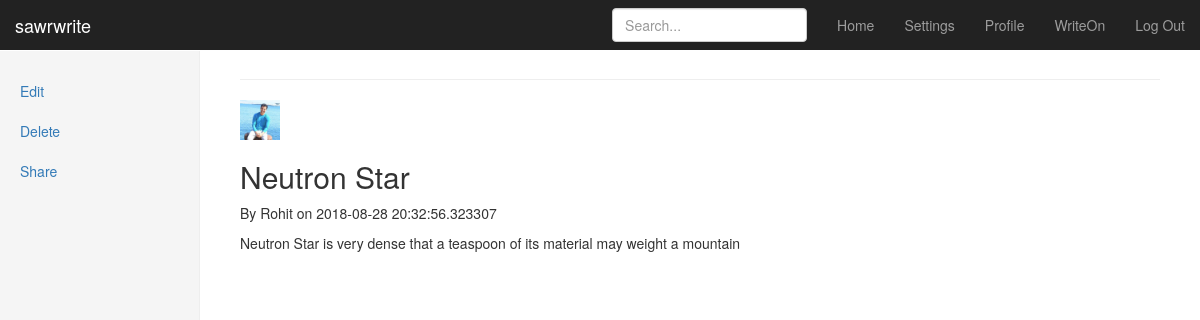
The page /2 (signed in) on the database its author committed.
### app/app.py (models this page shows)
class Post(UserMixin, db.Model):
	id = db.Column(db.Integer, primary_key=True)
	title = db.Column(db.String(100), nullable=False)
	date_posted = db.Column(db.DateTime, nullable=False, default=datetime.utcnow)
	content = db.Column(db.Text, nullable=False)
	user_id = db.Column(db.Integer, db.ForeignKey('user.id'), nullable=False)

class User(UserMixin, db.Model):
	id = db.Column(db.Integer, primary_key=True)
	firstname = db.Column(db.String(20))
	lastname = db.Column(db.String(20))
	username = db.Column(db.String(50), unique=True)
	image_file = db.Column(db.String(20), nullable=False, default='default.jpg')
	email = db.Column(db.String(50), unique=True)
	password = db.Column(db.String(80))
	posts = db.relationship('Post', backref='author', lazy=True)

### app/app.py (the view)
@app.route("/<int:post_id>")
def post(post_id):
	post =Post.query.get_or_404(post_id)
	img_file = url_for('static', filename='display_pics/' + current_user.image_file)
	return render_template('post.html',  image_file=img_file, title=post.title, post=post)

### app/app.py (called while the page is built)
@login_manager.user_loader
def load_user(user_id):
	return User.query.get(int(user_id))

### app/templates/post.html (shortened to what this page needs)
{% extends "bootstrap/base.html" %}
{% block styles %}
{{super()}}
<link rel="stylesheet" href="{{url_for('.static', filename='dashboard.css')}}">
{% endblock %}
{% block content %}
    <nav class="navbar navbar-inverse navbar-fixed-top">
      <div class="container-fluid">
        <div class="navbar-header">
          <a class="navbar-brand" href="#">sawrwrite</a>
        </div>
        <div id="navbar" class="navbar-collapse collapse">
          <ul class="nav navbar-nav navbar-right">
            <li><a href="{{ url_for('dashboard') }}">Home</a></li>
            <li><a href="#">Settings</a></li>
            <li><a href="{{ url_for('profile') }}">Profile</a></li>
            <li><a href="{{ url_for('notepad') }}">WriteOn</a></li>
            <li><a href="{{ url_for('logout') }}">Log Out</a></li>
          </ul>
          <form class="navbar-form navbar-right">
            <input type="text" class="form-control" placeholder="Search...">
          </form>
        </div>
      </div>
    </nav>
    <div class="container-fluid">
      <div class="row">
        <div class="col-sm-3 col-md-2 sidebar">
          <ul class="nav nav-sidebar">
            <li><a href="{{ url_for('my_blog') }}">Edit</a></li>
            <li><a href="#">Delete</a></li>
            <li><a href="#">Share</a></li>
          </ul>
        </div>
        <div class="col-sm-9 col-sm-offset-3 col-md-10 col-md-offset-2 main">
          <h1 class="page-header">{{ name }}</h1>
         </body>
          <article class="media content section">
           <div class="media-body">
            <div class="article-metadata">
          <img src="{{ image_file }}" width="40" height="40" class="img-responsive" alt="Generic placeholder thumbnail">
           <h2 class="article-title">{{ post.title }} </h2>
           <p class="article-content">By {{ post.author.firstname }} on {{ post.date_posted }} </p>
           <p class="article-content">{{ post.content }} </p>
         </div>
          </article>
         <body>
{% endblock %}

### app/static/dashboard.css (style rules this page uses)
body { padding-top: 50px; }
.navbar-fixed-top { border: 0; }
.sidebar { display: none; }
@media (min-width: 768px) { .sidebar { position: fixed; top: 51px; bottom: 0; left: 0; z-index: 1000; display: block; padding: 20px; overflow-x: hidden; overflow-y: auto; background-color: #f5f5f5; border-right: 1px solid #eee; } }
.nav-sidebar { margin-right: -21px; margin-bottom: 20px; margin-left: -20px; }
.nav-sidebar > li > a { padding-right: 20px; padding-left: 20px; }
.main { padding: 20px; }
@media (min-width: 768px) { .main { padding-right: 40px; padding-left: 40px; } }
.main .page-header { margin-top: 0; }

### rows shown on the page
Post: title "Neutron Star", date_posted "2018-08-28 20:32:56.323307", content "Neutron Star is very dense that a teaspoon of its material may weight a mountain"
User: author.firstname "Rohit"
